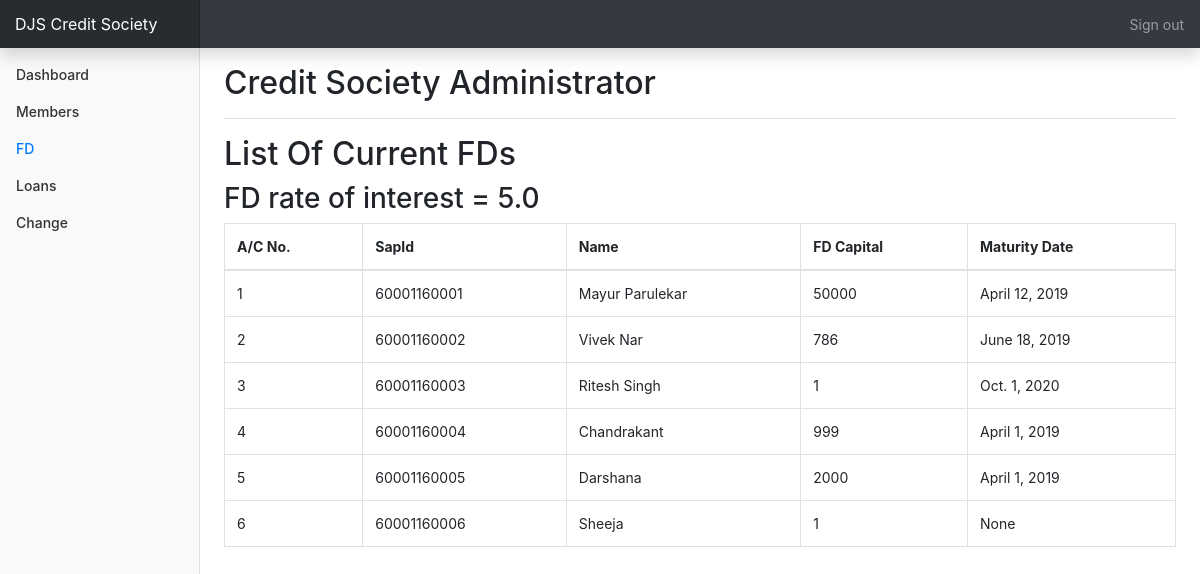
Page /csadmin/bank (signed in) on the earlier database version.
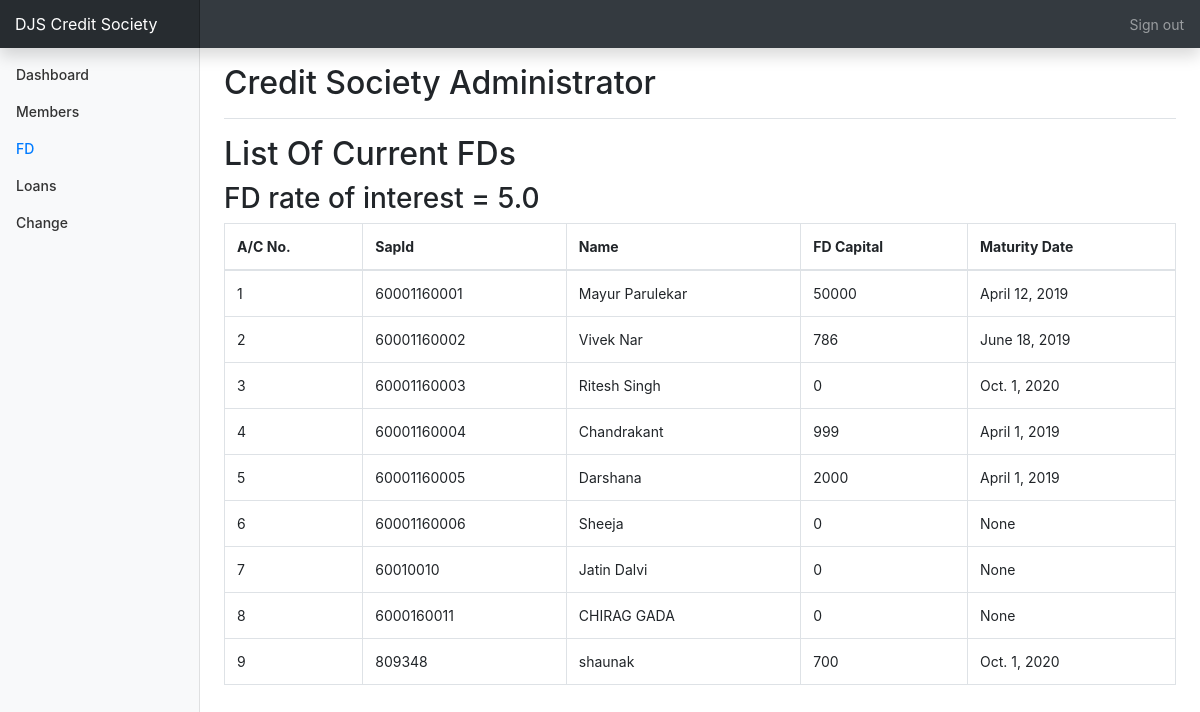
Same page on the later database version.
### status/models.py (models this page shows, shortened)
class interests(models.Model):
    sharedividend=models.FloatField(blank=True,null=True)
    cddividend=models.FloatField(blank=True,null=True)
    fdinterest=models.FloatField(blank=True,null=True)
    emerloaninterest=models.FloatField(blank=True,null=True)
    longloaninterest=models.FloatField(blank=True,null=True)

class Account(models.Model):
    accountnumber=models.IntegerField(null=False,unique=True)
    username=models.ForeignKey(User,on_delete=models.SET_NULL,null=True,unique=True)
    name=models.CharField(max_length=50,null=False)
    sapid=models.IntegerField(null=False,unique=True)
    dateofjoining=models.DateField(null=False)
    sharevalue=models.IntegerField(default=0,null=False)
    shareamount=models.IntegerField(default=0,null=False)
    sharebalance=models.IntegerField(default=0)
    cdamount=models.IntegerField(default=0)
    cdbalance=models.IntegerField(default=0)
    totalamount=models.IntegerField(default=0)
    sharesstartingnumber=models.IntegerField(null=True)
    sharesendingnumber=models.IntegerField(null=True)
    isloantaken=models.BooleanField(default=False)
    longloanamount=models.FloatField(blank=True,null=True)
    longloanprinciple=models.FloatField(blank=True,null=True)
    longloanperiod=models.IntegerField(blank=True,null=True)
    longloaninterestamount=models.FloatField(blank=True,null=True)
    longloanbalance=models.FloatField(blank=True,null=True,default=0)
    longloanemi=models.FloatField(blank=True,null=True)
    emerloanamount=models.FloatField(blank=True,null=True)
    emerloanprinciple=models.FloatField(blank=True,null=True)
    emerloanperiod=models.IntegerField(blank=True,null=True)
    emerloaninterestamount=models.FloatField(blank=True,null=True)
    emerloanbalance=models.FloatField(blank=True,null=True)
    emerloanemi=models.IntegerField(blank=True,null=True)
    fdcapital=models.IntegerField(default=0,null=True)
    fdmaturitydate=models.DateField(null=True)

### csadmin/views.py (the view)
# urls.py: path('bank', views.bank,name="bank"),
@login_required
def bank(request):
    Banks=Account.objects.all
    Interests=interests.objects.all
    context={
        'Banks':Banks,
        'Interests':Interests,
        'Bank':"active"
    }
    return render (request,'bank.html',context=context)

### csadmin/templates/bank.html (shortened to what this page needs)
{%extends 'base.html'%}
{%block content%}
<h1 class="h2">List Of Current FDs</h1>
<div class="table-responsive">
  <table class="table table-bordered">
    <thead>
      {%for i in Interests%}
      <h3>FD rate of interest = {{i.fdinterest}}</h3>{%endfor%}
      <tr>
        <th>A/C No.</th>
        <th>SapId</th>
        <th>Name</th>
        <th>FD Capital</th>
        <th>Maturity Date</th>
      </tr>
    </thead>
    <tbody>
{%for i in Banks%}
  <tr>
    <td>{{i.accountnumber}}</td>
    <td>{{i.sapid}}</td>
    <td>{{i.name}}</td>
    <td>{{i.fdcapital}}</td>
    <td>{{i.fdmaturitydate}}</td>
  </tr>
{%endfor%}
</tbody>
</table>
</div>
{%endblock%}

Differences in the rows shown:
changed Account "Ritesh Singh": fdcapital "1" → "0"
changed Account "Sheeja": fdcapital "1" → "0"
added Account: accountnumber "7", sapid "60010010", name "Jatin Dalvi", fdcapital "0", fdmaturitydate "None"
added Account: accountnumber "8", sapid "6000160011", name "CHIRAG GADA", fdcapital "0", fdmaturitydate "None"
added Account: accountnumber "9", sapid "809348", name "shaunak", fdcapital "700", fdmaturitydate "Oct. 1, 2020"
